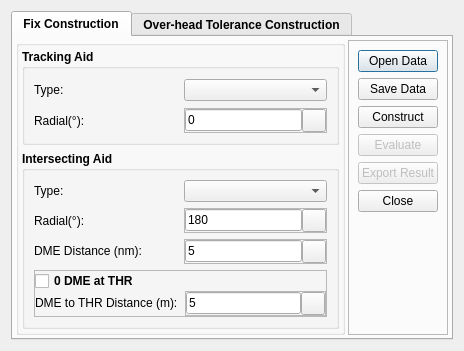
<?xml version="1.0" encoding="UTF-8"?>
<ui version="4.0">
 <class>FixToleranceArea</class>
 <widget class="QDialog" name="FixToleranceArea">
  <property name="geometry">
   <rect>
    <x>0</x>
    <y>0</y>
    <width>464</width>
    <height>314</height>
   </rect>
  </property>
  <property name="windowTitle">
   <string>FixToleranceArea</string>
  </property>
  <layout class="QHBoxLayout" name="horizontalLayout">
   <item>
    <widget class="QTabWidget" name="tabCtrlGeneral">
     <property name="font">
      <font>
       <family>Arial</family>
       <weight>75</weight>
       <bold>true</bold>
      </font>
     </property>
     <property name="autoFillBackground">
      <bool>false</bool>
     </property>
     <property name="styleSheet">
      <string notr="true"/>
     </property>
     <property name="currentIndex">
      <number>0</number>
     </property>
     <widget class="QWidget" name="tab_Results">
      <attribute name="title">
       <string>Fix Construction</string>
      </attribute>
      <layout class="QHBoxLayout" name="hlResults">
       <property name="spacing">
        <number>3</number>
       </property>
       <property name="margin">
        <number>3</number>
       </property>
       <item>
        <widget class="QGroupBox" name="grbResult">
         <property name="title">
          <string/>
         </property>
         <layout class="QVBoxLayout" name="vlResultGroup">
          <property name="margin">
           <number>3</number>
          </property>
          <item>
           <widget class="QGroupBox" name="gbTrackingAid">
            <property name="title">
             <string>Tracking Aid</string>
            </property>
            <layout class="QVBoxLayout" name="vl_gbTrackingAid">
             <item>
              <widget class="QFrame" name="frameTrackingType">
               <property name="frameShape">
                <enum>QFrame::NoFrame</enum>
               </property>
               <property name="frameShadow">
                <enum>QFrame::Raised</enum>
               </property>
               <layout class="QHBoxLayout" name="horizontalLayout_59">
                <property name="spacing">
                 <number>0</number>
                </property>
                <property name="margin">
                 <number>0</number>
                </property>
                <item>
                 <widget class="QLabel" name="label_67">
                  <property name="minimumSize">
                   <size>
                    <width>150</width>
                    <height>0</height>
                   </size>
                  </property>
                  <property name="maximumSize">
                   <size>
                    <width>150</width>
                    <height>16777215</height>
                   </size>
                  </property>
                  <property name="font">
                   <font>
                    <weight>50</weight>
                    <bold>false</bold>
                   </font>
                  </property>
                  <property name="text">
                   <string>Type:</string>
                  </property>
                 </widget>
                </item>
                <item>
                 <widget class="QComboBox" name="cmbTrackingType">
                  <property name="sizePolicy">
                   <sizepolicy hsizetype="Expanding" vsizetype="Fixed">
                    <horstretch>0</horstretch>
                    <verstretch>0</verstretch>
                   </sizepolicy>
                  </property>
                  <property name="minimumSize">
                   <size>
                    <width>79</width>
                    <height>0</height>
                   </size>
                  </property>
                  <property name="font">
                   <font>
                    <weight>50</weight>
                    <bold>false</bold>
                   </font>
                  </property>
                 </widget>
                </item>
               </layout>
              </widget>
             </item>
             <item>
              <widget class="QFrame" name="frameTrackingRadialTrack">
               <property name="frameShape">
                <enum>QFrame::NoFrame</enum>
               </property>
               <property name="frameShadow">
                <enum>QFrame::Raised</enum>
               </property>
               <layout class="QHBoxLayout" name="horizontalLayout_Radial1">
                <property name="spacing">
                 <number>0</number>
                </property>
                <property name="margin">
                 <number>0</number>
                </property>
                <item>
                 <widget class="QLabel" name="label_TrackingRadial">
                  <property name="minimumSize">
                   <size>
                    <width>150</width>
                    <height>0</height>
                   </size>
                  </property>
                  <property name="maximumSize">
                   <size>
                    <width>150</width>
                    <height>16777215</height>
                   </size>
                  </property>
                  <property name="font">
                   <font>
                    <weight>50</weight>
                    <bold>false</bold>
                   </font>
                  </property>
                  <property name="text">
                   <string>Radial(°):</string>
                  </property>
                 </widget>
                </item>
                <item>
                 <widget class="QFrame" name="frameTrack_2">
                  <property name="frameShape">
                   <enum>QFrame::StyledPanel</enum>
                  </property>
                  <property name="frameShadow">
                   <enum>QFrame::Raised</enum>
                  </property>
                  <layout class="QHBoxLayout" name="horizontalLayout_11">
                   <property name="spacing">
                    <number>0</number>
                   </property>
                   <property name="margin">
                    <number>0</number>
                   </property>
                   <item>
                    <widget class="QLineEdit" name="txtTrackingRadialTrack">
                     <property name="enabled">
                      <bool>true</bool>
                     </property>
                     <property name="sizePolicy">
                      <sizepolicy hsizetype="Minimum" vsizetype="Fixed">
                       <horstretch>0</horstretch>
                       <verstretch>0</verstretch>
                      </sizepolicy>
                     </property>
                     <property name="font">
                      <font>
                       <weight>50</weight>
                       <bold>false</bold>
                      </font>
                     </property>
                     <property name="text">
                      <string>0</string>
                     </property>
                    </widget>
                   </item>
                   <item>
                    <widget class="QToolButton" name="btnCaptureTrackingRadialTrack">
                     <property name="text">
                      <string/>
                     </property>
                     <property name="icon">
                      <iconset>
                       <normaloff>:/gnss_item/coordinate_capture.png</normaloff>:/gnss_item/coordinate_capture.png</iconset>
                     </property>
                    </widget>
                   </item>
                  </layout>
                 </widget>
                </item>
               </layout>
              </widget>
             </item>
            </layout>
           </widget>
          </item>
          <item>
           <widget class="QGroupBox" name="gbIntersectingAid">
            <property name="title">
             <string>Intersecting Aid</string>
            </property>
            <layout class="QVBoxLayout" name="vl_gbIntersectingAid">
             <item>
              <widget class="QFrame" name="frameIntersectingType">
               <property name="frameShape">
                <enum>QFrame::NoFrame</enum>
               </property>
               <property name="frameShadow">
                <enum>QFrame::Raised</enum>
               </property>
               <layout class="QHBoxLayout" name="horizontalLayout_60">
                <property name="spacing">
                 <number>0</number>
                </property>
                <property name="margin">
                 <number>0</number>
                </property>
                <item>
                 <widget class="QLabel" name="label_68">
                  <property name="minimumSize">
                   <size>
                    <width>150</width>
                    <height>0</height>
                   </size>
                  </property>
                  <property name="maximumSize">
                   <size>
                    <width>150</width>
                    <height>16777215</height>
                   </size>
                  </property>
                  <property name="font">
                   <font>
                    <weight>50</weight>
                    <bold>false</bold>
                   </font>
                  </property>
                  <property name="text">
                   <string>Type:</string>
                  </property>
                 </widget>
                </item>
                <item>
                 <widget class="QComboBox" name="cmbIntersectingType">
                  <property name="sizePolicy">
                   <sizepolicy hsizetype="Expanding" vsizetype="Fixed">
                    <horstretch>0</horstretch>
                    <verstretch>0</verstretch>
                   </sizepolicy>
                  </property>
                  <property name="minimumSize">
                   <size>
                    <width>79</width>
                    <height>0</height>
                   </size>
                  </property>
                  <property name="font">
                   <font>
                    <weight>50</weight>
                    <bold>false</bold>
                   </font>
                  </property>
                 </widget>
                </item>
               </layout>
              </widget>
             </item>
             <item>
              <widget class="QFrame" name="frameTrackRoot_2">
               <property name="frameShape">
                <enum>QFrame::NoFrame</enum>
               </property>
               <property name="frameShadow">
                <enum>QFrame::Raised</enum>
               </property>
               <layout class="QHBoxLayout" name="horizontalLayout_64">
                <property name="spacing">
                 <number>0</number>
                </property>
                <property name="margin">
                 <number>0</number>
                </property>
                <item>
                 <widget class="QLabel" name="label_IntersectingRadial">
                  <property name="minimumSize">
                   <size>
                    <width>150</width>
                    <height>0</height>
                   </size>
                  </property>
                  <property name="maximumSize">
                   <size>
                    <width>150</width>
                    <height>16777215</height>
                   </size>
                  </property>
                  <property name="font">
                   <font>
                    <weight>50</weight>
                    <bold>false</bold>
                   </font>
                  </property>
                  <property name="text">
                   <string>Radial(°):</string>
                  </property>
                 </widget>
                </item>
                <item>
                 <widget class="QFrame" name="frameIntersectingRadialTrack">
                  <property name="frameShape">
                   <enum>QFrame::StyledPanel</enum>
                  </property>
                  <property name="frameShadow">
                   <enum>QFrame::Raised</enum>
                  </property>
                  <layout class="QHBoxLayout" name="horizontalLayout_12">
                   <property name="spacing">
                    <number>0</number>
                   </property>
                   <property name="margin">
                    <number>0</number>
                   </property>
                   <item>
                    <widget class="QLineEdit" name="txtIntersectingRadialTrack">
                     <property name="enabled">
                      <bool>true</bool>
                     </property>
                     <property name="sizePolicy">
                      <sizepolicy hsizetype="Expanding" vsizetype="Fixed">
                       <horstretch>0</horstretch>
                       <verstretch>0</verstretch>
                      </sizepolicy>
                     </property>
                     <property name="font">
                      <font>
                       <weight>50</weight>
                       <bold>false</bold>
                      </font>
                     </property>
                     <property name="text">
                      <string>180</string>
                     </property>
                    </widget>
                   </item>
                   <item>
                    <widget class="QToolButton" name="btnCaptureIntersectingRadialTrack">
                     <property name="text">
                      <string/>
                     </property>
                     <property name="icon">
                      <iconset>
                       <normaloff>:/gnss_item/coordinate_capture.png</normaloff>:/gnss_item/coordinate_capture.png</iconset>
                     </property>
                    </widget>
                   </item>
                  </layout>
                 </widget>
                </item>
               </layout>
              </widget>
             </item>
             <item>
              <widget class="QFrame" name="frame_IntersectingDistance">
               <property name="frameShape">
                <enum>QFrame::NoFrame</enum>
               </property>
               <property name="frameShadow">
                <enum>QFrame::Raised</enum>
               </property>
               <layout class="QHBoxLayout" name="horizontalLayout_65">
                <property name="spacing">
                 <number>0</number>
                </property>
                <property name="margin">
                 <number>0</number>
                </property>
                <item>
                 <widget class="QLabel" name="label_74">
                  <property name="sizePolicy">
                   <sizepolicy hsizetype="Fixed" vsizetype="Fixed">
                    <horstretch>0</horstretch>
                    <verstretch>0</verstretch>
                   </sizepolicy>
                  </property>
                  <property name="minimumSize">
                   <size>
                    <width>150</width>
                    <height>0</height>
                   </size>
                  </property>
                  <property name="font">
                   <font>
                    <weight>50</weight>
                    <bold>false</bold>
                   </font>
                  </property>
                  <property name="text">
                   <string>DME Distance (nm):</string>
                  </property>
                 </widget>
                </item>
                <item>
                 <widget class="QFrame" name="frame_APV_9">
                  <property name="frameShape">
                   <enum>QFrame::StyledPanel</enum>
                  </property>
                  <property name="frameShadow">
                   <enum>QFrame::Raised</enum>
                  </property>
                  <layout class="QHBoxLayout" name="horizontalLayout_13">
                   <property name="spacing">
                    <number>0</number>
                   </property>
                   <property name="margin">
                    <number>0</number>
                   </property>
                   <item>
                    <widget class="QLineEdit" name="txtIntersectingDistance">
                     <property name="enabled">
                      <bool>true</bool>
                     </property>
                     <property name="font">
                      <font>
                       <weight>50</weight>
                       <bold>false</bold>
                      </font>
                     </property>
                     <property name="text">
                      <string>5</string>
                     </property>
                    </widget>
                   </item>
                   <item>
                    <widget class="QToolButton" name="btnMeasureIntersectingDistance">
                     <property name="text">
                      <string/>
                     </property>
                     <property name="icon">
                      <iconset>
                       <normaloff>:/gnss_item/coordinate_capture.png</normaloff>:/gnss_item/coordinate_capture.png</iconset>
                     </property>
                    </widget>
                   </item>
                  </layout>
                 </widget>
                </item>
               </layout>
              </widget>
             </item>
             <item>
              <widget class="QFrame" name="pnl0dmeAtThr">
               <property name="frameShape">
                <enum>QFrame::StyledPanel</enum>
               </property>
               <property name="frameShadow">
                <enum>QFrame::Raised</enum>
               </property>
               <layout class="QVBoxLayout" name="vl_pnl0dmeAtThr">
                <property name="spacing">
                 <number>0</number>
                </property>
                <property name="margin">
                 <number>0</number>
                </property>
                <item>
                 <widget class="QCheckBox" name="chb0dmeAtThr">
                  <property name="text">
                   <string>0 DME at THR</string>
                  </property>
                 </widget>
                </item>
                <item>
                 <widget class="QFrame" name="frame_DmeOffset">
                  <property name="frameShape">
                   <enum>QFrame::NoFrame</enum>
                  </property>
                  <property name="frameShadow">
                   <enum>QFrame::Raised</enum>
                  </property>
                  <layout class="QHBoxLayout" name="horizontalLayout_66">
                   <property name="spacing">
                    <number>0</number>
                   </property>
                   <property name="margin">
                    <number>0</number>
                   </property>
                   <item>
                    <widget class="QLabel" name="label_73">
                     <property name="sizePolicy">
                      <sizepolicy hsizetype="Fixed" vsizetype="Fixed">
                       <horstretch>0</horstretch>
                       <verstretch>0</verstretch>
                      </sizepolicy>
                     </property>
                     <property name="minimumSize">
                      <size>
                       <width>150</width>
                       <height>0</height>
                      </size>
                     </property>
                     <property name="font">
                      <font>
                       <weight>50</weight>
                       <bold>false</bold>
                      </font>
                     </property>
                     <property name="text">
                      <string>DME to THR Distance (m):</string>
                     </property>
                    </widget>
                   </item>
                   <item>
                    <widget class="QFrame" name="frame_APV_8">
                     <property name="frameShape">
                      <enum>QFrame::StyledPanel</enum>
                     </property>
                     <property name="frameShadow">
                      <enum>QFrame::Raised</enum>
                     </property>
                     <layout class="QHBoxLayout" name="horizontalLayout_14">
                      <property name="spacing">
                       <number>0</number>
                      </property>
                      <property name="margin">
                       <number>0</number>
                      </property>
                      <item>
                       <widget class="QLineEdit" name="txtDmeOffset">
                        <property name="enabled">
                         <bool>true</bool>
                        </property>
                        <property name="font">
                         <font>
                          <weight>50</weight>
                          <bold>false</bold>
                         </font>
                        </property>
                        <property name="text">
                         <string>5</string>
                        </property>
                       </widget>
                      </item>
                      <item>
                       <widget class="QToolButton" name="btnMeasureDmeOffset">
                        <property name="text">
                         <string/>
                        </property>
                        <property name="icon">
                         <iconset>
                          <normaloff>:/gnss_item/coordinate_capture.png</normaloff>:/gnss_item/coordinate_capture.png</iconset>
                        </property>
                       </widget>
                      </item>
                     </layout>
                    </widget>
                   </item>
                  </layout>
                 </widget>
                </item>
               </layout>
              </widget>
             </item>
            </layout>
           </widget>
          </item>
         </layout>
        </widget>
       </item>
       <item>
        <widget class="QFrame" name="frmGeneralButtons_2">
         <property name="maximumSize">
          <size>
           <width>100</width>
           <height>16777215</height>
          </size>
         </property>
         <property name="frameShape">
          <enum>QFrame::StyledPanel</enum>
         </property>
         <property name="frameShadow">
          <enum>QFrame::Raised</enum>
         </property>
         <layout class="QVBoxLayout" name="vlGeneralBtns_2">
          <item>
           <widget class="QPushButton" name="btnOpenData_2">
            <property name="font">
             <font>
              <weight>50</weight>
              <bold>false</bold>
             </font>
            </property>
            <property name="text">
             <string>Open Data</string>
            </property>
           </widget>
          </item>
          <item>
           <widget class="QPushButton" name="btnSaveData_2">
            <property name="font">
             <font>
              <weight>50</weight>
              <bold>false</bold>
             </font>
            </property>
            <property name="text">
             <string>Save Data</string>
            </property>
           </widget>
          </item>
          <item>
           <widget class="QPushButton" name="btnConstruct_2">
            <property name="font">
             <font>
              <weight>50</weight>
              <bold>false</bold>
             </font>
            </property>
            <property name="text">
             <string>Construct</string>
            </property>
           </widget>
          </item>
          <item>
           <widget class="QPushButton" name="btnEvaluate_2">
            <property name="enabled">
             <bool>false</bool>
            </property>
            <property name="font">
             <font>
              <weight>50</weight>
              <bold>false</bold>
             </font>
            </property>
            <property name="text">
             <string>Evaluate</string>
            </property>
           </widget>
          </item>
          <item>
           <widget class="QPushButton" name="btnExportResult_2">
            <property name="enabled">
             <bool>false</bool>
            </property>
            <property name="font">
             <font>
              <weight>50</weight>
              <bold>false</bold>
             </font>
            </property>
            <property name="text">
             <string>Export Result</string>
            </property>
           </widget>
          </item>
          <item>
           <widget class="QPushButton" name="btnClose_2">
            <property name="font">
             <font>
              <weight>50</weight>
              <bold>false</bold>
             </font>
            </property>
            <property name="text">
             <string>Close</string>
            </property>
           </widget>
          </item>
          <item>
           <spacer name="verticalSpacer_3">
            <property name="orientation">
             <enum>Qt::Vertical</enum>
            </property>
            <property name="sizeHint" stdset="0">
             <size>
              <width>20</width>
              <height>40</height>
             </size>
            </property>
           </spacer>
          </item>
         </layout>
        </widget>
       </item>
      </layout>
     </widget>
     <widget class="QWidget" name="tab_General">
      <attribute name="title">
       <string>Over-head Tolerance Construction</string>
      </attribute>
      <layout class="QHBoxLayout" name="horizontalLayout_29">
       <property name="margin">
        <number>3</number>
       </property>
       <item>
        <widget class="QGroupBox" name="grbGeneral">
         <property name="title">
          <string/>
         </property>
         <layout class="QVBoxLayout" name="vlGeneral">
          <property name="margin">
           <number>5</number>
          </property>
          <item>
           <widget class="QGroupBox" name="gbNavAid">
            <property name="title">
             <string>Navigational Aid</string>
            </property>
            <layout class="QVBoxLayout" name="vl_NavAid">
             <item>
              <widget class="QFrame" name="frameNavAidType">
               <property name="frameShape">
                <enum>QFrame::NoFrame</enum>
               </property>
               <property name="frameShadow">
                <enum>QFrame::Raised</enum>
               </property>
               <layout class="QHBoxLayout" name="horizontalLayout_61">
                <property name="spacing">
                 <number>0</number>
                </property>
                <property name="margin">
                 <number>0</number>
                </property>
                <item>
                 <widget class="QLabel" name="label_69">
                  <property name="minimumSize">
                   <size>
                    <width>100</width>
                    <height>0</height>
                   </size>
                  </property>
                  <property name="maximumSize">
                   <size>
                    <width>100</width>
                    <height>16777215</height>
                   </size>
                  </property>
                  <property name="font">
                   <font>
                    <weight>50</weight>
                    <bold>false</bold>
                   </font>
                  </property>
                  <property name="text">
                   <string>Type:</string>
                  </property>
                 </widget>
                </item>
                <item>
                 <widget class="QComboBox" name="cmbNavAidType">
                  <property name="sizePolicy">
                   <sizepolicy hsizetype="Expanding" vsizetype="Fixed">
                    <horstretch>0</horstretch>
                    <verstretch>0</verstretch>
                   </sizepolicy>
                  </property>
                  <property name="font">
                   <font>
                    <weight>50</weight>
                    <bold>false</bold>
                   </font>
                  </property>
                 </widget>
                </item>
               </layout>
              </widget>
             </item>
            </layout>
           </widget>
          </item>
          <item>
           <widget class="QGroupBox" name="gbParameters">
            <property name="font">
             <font>
              <family>Arial</family>
              <weight>50</weight>
              <bold>false</bold>
             </font>
            </property>
            <property name="title">
             <string>Parameters</string>
            </property>
            <layout class="QVBoxLayout" name="vl_gbParameters">
             <item>
              <widget class="QFrame" name="frameTrackRoot">
               <property name="frameShape">
                <enum>QFrame::NoFrame</enum>
               </property>
               <property name="frameShadow">
                <enum>QFrame::Raised</enum>
               </property>
               <layout class="QHBoxLayout" name="horizontalLayout_63">
                <property name="spacing">
                 <number>0</number>
                </property>
                <property name="margin">
                 <number>0</number>
                </property>
                <item>
                 <widget class="QLabel" name="label_71">
                  <property name="minimumSize">
                   <size>
                    <width>100</width>
                    <height>0</height>
                   </size>
                  </property>
                  <property name="maximumSize">
                   <size>
                    <width>100</width>
                    <height>16777215</height>
                   </size>
                  </property>
                  <property name="font">
                   <font>
                    <weight>50</weight>
                    <bold>false</bold>
                   </font>
                  </property>
                  <property name="text">
                   <string>In-bound Track (°):</string>
                  </property>
                 </widget>
                </item>
                <item>
                 <widget class="QFrame" name="frameTrack">
                  <property name="frameShape">
                   <enum>QFrame::StyledPanel</enum>
                  </property>
                  <property name="frameShadow">
                   <enum>QFrame::Raised</enum>
                  </property>
                  <layout class="QHBoxLayout" name="horizontalLayout_10">
                   <property name="spacing">
                    <number>0</number>
                   </property>
                   <property name="margin">
                    <number>0</number>
                   </property>
                   <item>
                    <widget class="QLineEdit" name="txtTrackRadial">
                     <property name="enabled">
                      <bool>true</bool>
                     </property>
                     <property name="font">
                      <font>
                       <weight>50</weight>
                       <bold>false</bold>
                      </font>
                     </property>
                     <property name="text">
                      <string>0</string>
                     </property>
                    </widget>
                   </item>
                   <item>
                    <widget class="QToolButton" name="btnCaptureTrack">
                     <property name="text">
                      <string/>
                     </property>
                     <property name="icon">
                      <iconset>
                       <normaloff>:/gnss_item/coordinate_capture.png</normaloff>:/gnss_item/coordinate_capture.png</iconset>
                     </property>
                    </widget>
                   </item>
                  </layout>
                 </widget>
                </item>
               </layout>
              </widget>
             </item>
             <item>
              <widget class="QFrame" name="frameAltitude_2">
               <property name="frameShape">
                <enum>QFrame::NoFrame</enum>
               </property>
               <property name="frameShadow">
                <enum>QFrame::Raised</enum>
               </property>
               <layout class="QHBoxLayout" name="horizontalLayout_70">
                <property name="spacing">
                 <number>0</number>
                </property>
                <property name="margin">
                 <number>0</number>
                </property>
                <item>
                 <widget class="QLabel" name="label_78">
                  <property name="minimumSize">
                   <size>
                    <width>100</width>
                    <height>0</height>
                   </size>
                  </property>
                  <property name="maximumSize">
                   <size>
                    <width>100</width>
                    <height>16777215</height>
                   </size>
                  </property>
                  <property name="font">
                   <font>
                    <weight>50</weight>
                    <bold>false</bold>
                   </font>
                  </property>
                  <property name="text">
                   <string>Altitude:</string>
                  </property>
                 </widget>
                </item>
                <item>
                 <widget class="QLineEdit" name="txtAltitudeM">
                  <property name="font">
                   <font>
                    <weight>50</weight>
                    <bold>false</bold>
                   </font>
                  </property>
                  <property name="text">
                   <string/>
                  </property>
                 </widget>
                </item>
                <item>
                 <widget class="QLabel" name="label_2">
                  <property name="text">
                   <string>m</string>
                  </property>
                 </widget>
                </item>
                <item>
                 <widget class="QLineEdit" name="txtAltitude">
                  <property name="font">
                   <font>
                    <weight>50</weight>
                    <bold>false</bold>
                   </font>
                  </property>
                  <property name="text">
                   <string>5000</string>
                  </property>
                 </widget>
                </item>
                <item>
                 <widget class="QLabel" name="label">
                  <property name="text">
                   <string>ft</string>
                  </property>
                 </widget>
                </item>
               </layout>
              </widget>
             </item>
             <item>
              <widget class="QFrame" name="frameMoc">
               <property name="frameShape">
                <enum>QFrame::NoFrame</enum>
               </property>
               <property name="frameShadow">
                <enum>QFrame::Raised</enum>
               </property>
               <layout class="QHBoxLayout" name="horizontalLayout_74">
                <property name="spacing">
                 <number>0</number>
                </property>
                <property name="margin">
                 <number>0</number>
                </property>
                <item>
                 <widget class="QLabel" name="label_82">
                  <property name="minimumSize">
                   <size>
                    <width>100</width>
                    <height>0</height>
                   </size>
                  </property>
                  <property name="maximumSize">
                   <size>
                    <width>100</width>
                    <height>16777215</height>
                   </size>
                  </property>
                  <property name="font">
                   <font>
                    <weight>50</weight>
                    <bold>false</bold>
                   </font>
                  </property>
                  <property name="text">
                   <string>Moc (m):</string>
                  </property>
                 </widget>
                </item>
                <item>
                 <widget class="QLineEdit" name="txtMoc">
                  <property name="font">
                   <font>
                    <weight>50</weight>
                    <bold>false</bold>
                   </font>
                  </property>
                  <property name="text">
                   <string>300</string>
                  </property>
                 </widget>
                </item>
               </layout>
              </widget>
             </item>
             <item>
              <widget class="QFrame" name="frameMOCMultipiler">
               <property name="frameShape">
                <enum>QFrame::NoFrame</enum>
               </property>
               <property name="frameShadow">
                <enum>QFrame::Raised</enum>
               </property>
               <layout class="QHBoxLayout" name="horizontalLayout_62">
                <property name="spacing">
                 <number>0</number>
                </property>
                <property name="margin">
                 <number>0</number>
                </property>
                <item>
                 <widget class="QLabel" name="label_70">
                  <property name="minimumSize">
                   <size>
                    <width>100</width>
                    <height>0</height>
                   </size>
                  </property>
                  <property name="maximumSize">
                   <size>
                    <width>100</width>
                    <height>16777215</height>
                   </size>
                  </property>
                  <property name="font">
                   <font>
                    <weight>50</weight>
                    <bold>false</bold>
                   </font>
                  </property>
                  <property name="text">
                   <string>MOCmultipiler:</string>
                  </property>
                 </widget>
                </item>
                <item>
                 <widget class="QSpinBox" name="spinBoxMocmulipiler">
                  <property name="value">
                   <number>1</number>
                  </property>
                 </widget>
                </item>
               </layout>
              </widget>
             </item>
            </layout>
           </widget>
          </item>
         </layout>
        </widget>
       </item>
       <item>
        <widget class="QFrame" name="frmGeneralButtons">
         <property name="maximumSize">
          <size>
           <width>100</width>
           <height>16777215</height>
          </size>
         </property>
         <property name="frameShape">
          <enum>QFrame::StyledPanel</enum>
         </property>
         <property name="frameShadow">
          <enum>QFrame::Raised</enum>
         </property>
         <layout class="QVBoxLayout" name="vlGeneralBtns">
          <item>
           <widget class="QPushButton" name="btnOpenData">
            <property name="font">
             <font>
              <weight>50</weight>
              <bold>false</bold>
             </font>
            </property>
            <property name="text">
             <string>Open Data</string>
            </property>
           </widget>
          </item>
          <item>
           <widget class="QPushButton" name="btnSaveData">
            <property name="font">
             <font>
              <weight>50</weight>
              <bold>false</bold>
             </font>
            </property>
            <property name="text">
             <string>Save Data</string>
            </property>
           </widget>
          </item>
          <item>
           <widget class="QPushButton" name="btnConstruct">
            <property name="font">
             <font>
              <weight>50</weight>
              <bold>false</bold>
             </font>
            </property>
            <property name="text">
             <string>Construct</string>
            </property>
           </widget>
          </item>
          <item>
           <widget class="QPushButton" name="btnPDTCheck">
            <property name="font">
             <font>
              <weight>50</weight>
              <bold>false</bold>
             </font>
            </property>
            <property name="text">
             <string>PDT Check</string>
            </property>
           </widget>
          </item>
          <item>
           <widget class="QPushButton" name="btnEvaluate">
            <property name="enabled">
             <bool>false</bool>
            </property>
            <property name="font">
             <font>
              <weight>50</weight>
              <bold>false</bold>
             </font>
            </property>
            <property name="text">
             <string>Evaluate</string>
            </property>
           </widget>
          </item>
          <item>
           <widget class="QPushButton" name="btnExportResult">
            <property name="enabled">
             <bool>false</bool>
            </property>
            <property name="font">
             <font>
              <weight>50</weight>
              <bold>false</bold>
             </font>
            </property>
            <property name="text">
             <string>Export Result</string>
            </property>
           </widget>
          </item>
          <item>
           <widget class="QPushButton" name="btnClose">
            <property name="font">
             <font>
              <weight>50</weight>
              <bold>false</bold>
             </font>
            </property>
            <property name="text">
             <string>Close</string>
            </property>
           </widget>
          </item>
          <item>
           <spacer name="verticalSpacer">
            <property name="orientation">
             <enum>Qt::Vertical</enum>
            </property>
            <property name="sizeHint" stdset="0">
             <size>
              <width>20</width>
              <height>40</height>
             </size>
            </property>
           </spacer>
          </item>
         </layout>
        </widget>
       </item>
      </layout>
     </widget>
    </widget>
   </item>
  </layout>
 </widget>
 <resources>
  <include location="../../Resource/Resources.qrc"/>
 </resources>
 <connections/>
</ui>
